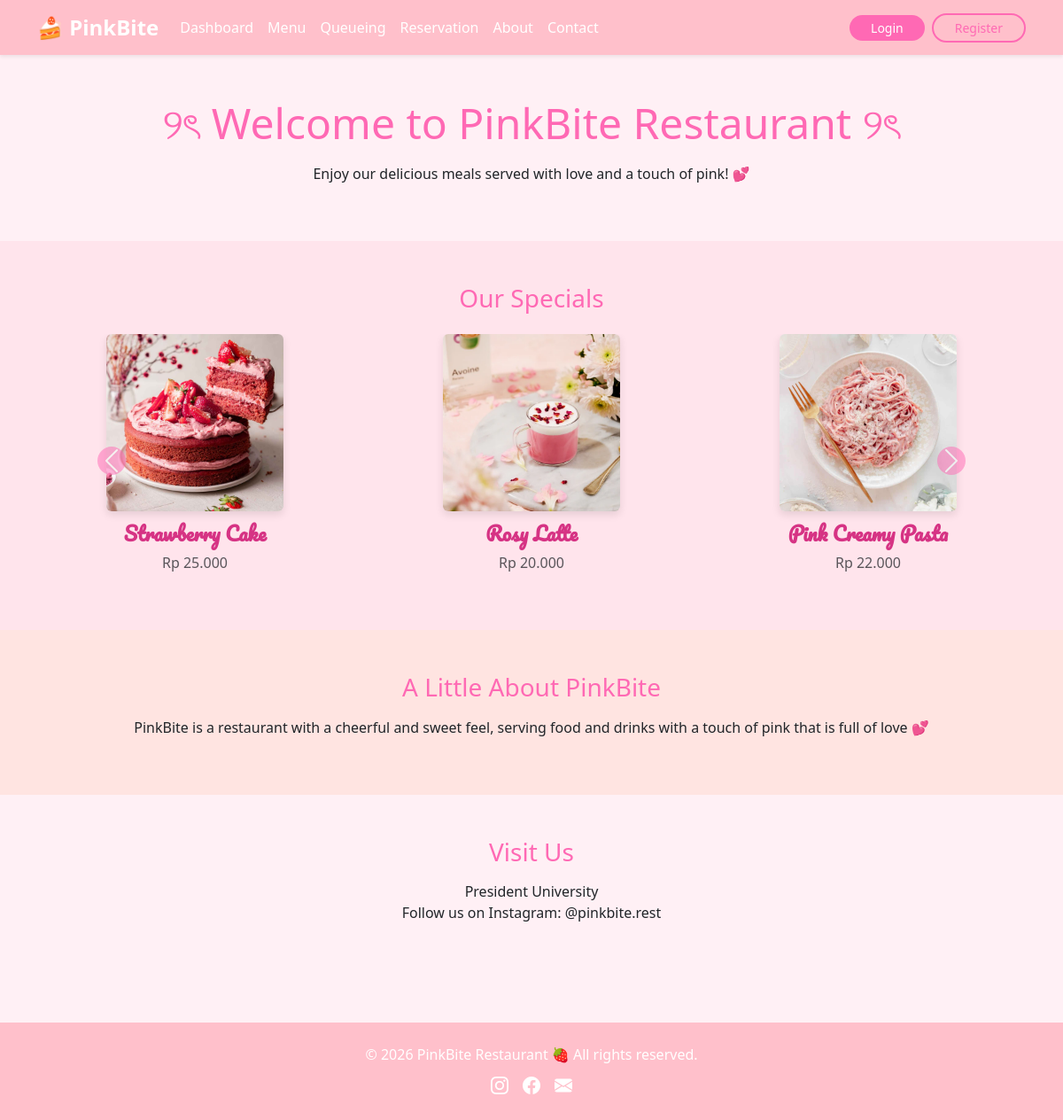
The page / on the database its author committed.
### tables this page shows
CREATE TABLE `menu` (
  `id` int(11) NOT NULL,
  `name` varchar(100) DEFAULT NULL,
  `price` int(11) DEFAULT NULL,
  `image` varchar(255) DEFAULT NULL
);

### index.php (the view, shortened to what this page needs)
<?php
include 'header.php';
include 'config.php';
$menuItems = [];
$result = mysqli_query($conn, "SELECT * FROM menu LIMIT 12");
while ($row = mysqli_fetch_assoc($result)) {
    $menuItems[] = $row;
}
?>
<section class="hero text-center py-5" style="background-color: #fff0f5;">
    <div class="container">
        <h2 style="font-size: 48px; color: #ff69b4;" data-aos="fade-up">୨ৎ Welcome to PinkBite Restaurant ୨ৎ</h2>
        <p class="mt-3" data-aos="fade-up" data-aos-delay="100">
            Enjoy our delicious meals served with love and a touch of pink! 💕
        </p>
    </div>
</section>
<section class="py-5" style="background-color: #ffe4ec;">
    <div class="container text-center">
        <h3 style="color: #ff69b4;" data-aos="fade-up">Our Specials</h3>
        <div id="carouselSpecials" class="carousel slide mt-4" data-bs-ride="false">
            <div class="carousel-inner">
                <?php
                $chunkedItems = array_chunk($menuItems, 3);
                foreach ($chunkedItems as $i => $chunk) {
                    echo '<div class="carousel-item' . ($i === 0 ? ' active' : '') . '">';
                    echo '<div class="row justify-content-center">';
                    foreach ($chunk as $item) {
                        echo '
                            <div class="col-md-4 mb-3">
                                <img src="' . $item['image'] . '" class="food-img img-fluid rounded" alt="' . $item['name'] . '" style="max-height: 200px;">
                                <div class="food-name mt-2 fw-bold" style="color: #d63384;">' . $item['name'] . '</div>
                                <div class="food-price text-muted">Rp ' . number_format($item['price'], 0, ',', '.') . '</div>
                            </div>
                        ';
                    }
                    echo '</div></div>';
                }
                ?>
            </div>
            <button class="carousel-control-prev" type="button" data-bs-target="#carouselSpecials" data-bs-slide="prev">
                <span class="carousel-control-prev-icon bg-pink rounded-circle"></span>
            </button>
            <button class="carousel-control-next" type="button" data-bs-target="#carouselSpecials" data-bs-slide="next">
                <span class="carousel-control-next-icon bg-pink rounded-circle"></span>
            </button>
        </div>
    </div>
</section>
<section class="py-5" style="background-color: #ffe4e1;">
    <div class="container text-center">
        <h3 style="color: #ff69b4;">A Little About PinkBite </h3>
        <p class="mt-3">PinkBite is a restaurant with a cheerful and sweet feel, serving food and drinks with a touch of pink that is full of love 💕</p>
    </div>
</section>
<section class="py-5 text-center">
    <h3 style="color: #ff69b4;">Visit Us</h3>
    <p class="mt-3">President University<br>Follow us on Instagram: @pinkbite.rest</p>
</section>
<?php include 'footer.php'; ?>

### header.php (style rules this page uses)
body { background-color: #fff0f5; font-family: 'Segoe UI', Tahoma, Geneva, Verdana, sans-serif; }
.bg-pink { background-color: #ff69b4; transition: background-color 0.3s ease; }
.food-img { width: 200px; height: 200px; object-fit: cover; border-radius: 15px; box-shadow: 0 4px 10px rgba(0, 0, 0, 0.1); }
.food-name { font-family: 'Pacifico', cursive; font-size: 22px; color: #ff69b4; margin-top: 15px; }
.food-price { font-size: 16px; color: #555; margin-top: 5px; }

### rows shown on the page
menu: image (picture), name "Strawberry Cake", price "25.000"
menu: image (picture), name "Rosy Latte", price "20.000"
menu: image (picture), name "Pink Creamy Pasta", price "22.000"
